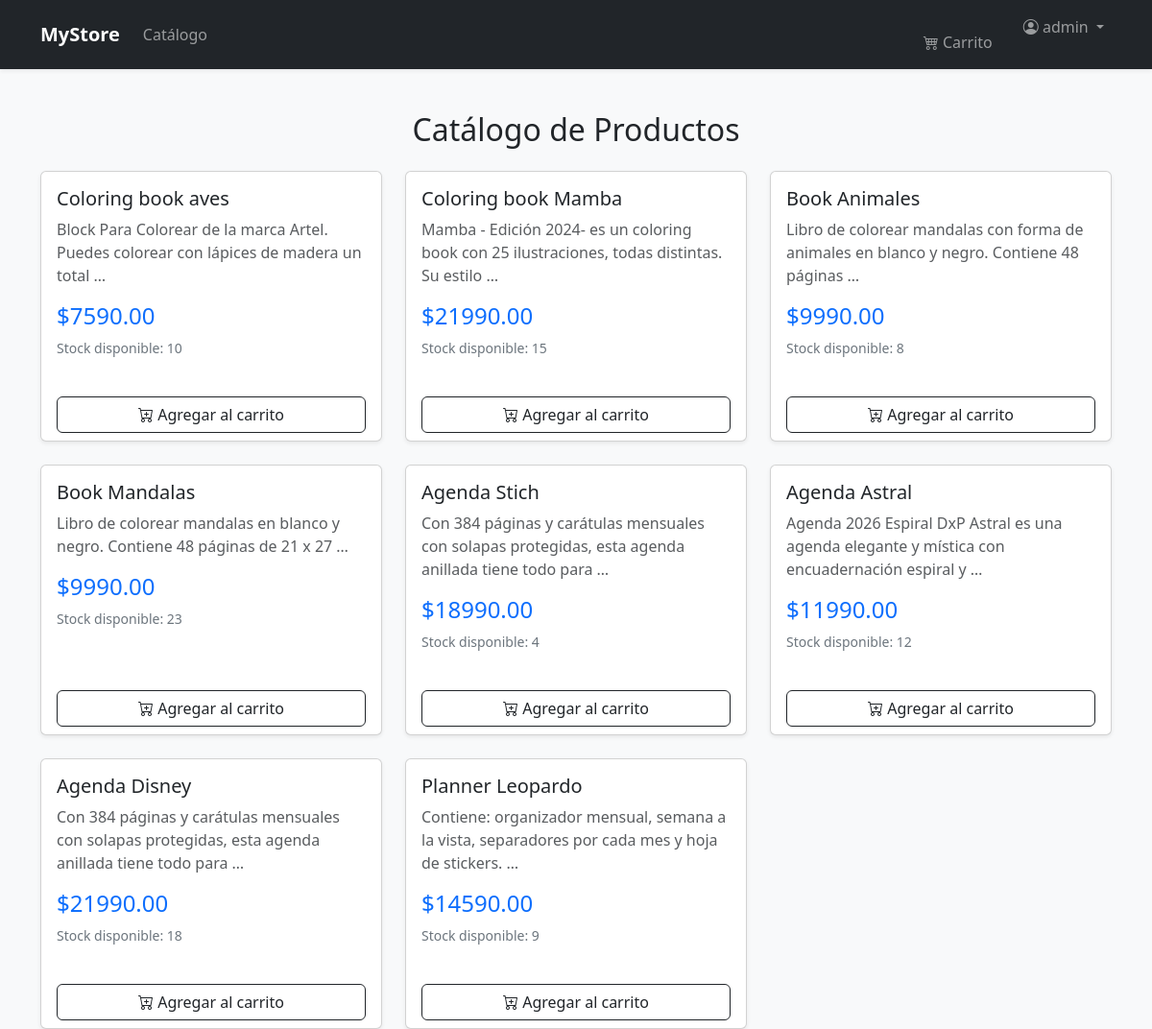
The app's page / (signed in) with its own data.
### tienda/models.py (models this page shows, shortened)
class Producto(models.Model):
    nombre = models.CharField(max_length=200)
    descripcion = models.TextField()
    precio = models.DecimalField(
        max_digits=10,
        decimal_places=2,
        validators=[MinValueValidator(0.01)] # Validación: Precio > 0
    )
    stock = models.IntegerField(
        validators=[MinValueValidator(0)] # Validación: Stock >= 0
    )

### tienda/views.py (the view)
# urls.py: path('', views.catalogo, name='catalogo'),
def catalogo(request):
    productos = Producto.objects.all() # Traemos todos los productos del ORM
    return render(request, 'tienda/catalogo.html', {'productos': productos})

### tienda/templates/tienda/catalogo.html
{% extends 'tienda/base.html' %} {% block content %}
<div class="row">
    <div class="col-12">
        <h2 class="my-4 text-center">Catálogo de Productos</h2>
    </div>
</div>
<div class="row row-cols-1 row-cols-md-3 g-4">
    {% for producto in productos %}
    <div class="col">
        <div class="card h-100 shadow-sm">
            <div class="card-body">
                <h5 class="card-title">{{ producto.nombre }}</h5>
                <p class="card-text text-muted">{{ producto.descripcion|truncatewords:15 }}</p>
                <h4 class="text-primary">${{ producto.precio }}</h4>
                <p class="small text-secondary">Stock disponible: {{ producto.stock }}</p>
            </div>
            <div class="card-footer bg-transparent border-top-0">
                <div class="d-grid">
                    <a href="{% url 'agregar_al_carrito' producto.id %}" class="btn btn-outline-dark">
                        <i class="bi bi-cart-plus"></i> Agregar al carrito
                    </a>
                </div>
            </div>
        </div>
    </div>
    {% empty %}
    <div class="col-12">
        <div class="alert alert-info text-center">
            No hay productos disponibles en este momento. Ingresa al <a href="{% url 'admin:index' %}">Panel de Administración</a> para agregar algunos.
        </div>
    </div>
    {% endfor %}
</div>
{% endblock %}

### tienda/templates/tienda/includes/navbar.html (shortened to what this page needs)
<nav class="navbar navbar-expand-lg navbar-dark bg-dark shadow-sm">
    <div class="container">
        <a class="navbar-brand" href="{% url 'catalogo' %}"><strong>MyStore</strong></a>
        <div class="collapse navbar-collapse" id="navbarNav">
            <ul class="navbar-nav me-auto">
                <li class="nav-item">
                    <a class="nav-link" href="{% url 'catalogo' %}">Catálogo</a>
                </li>
            </ul>
            <ul class="navbar-nav ms-auto">
                <li class="nav-item me-3">
                    <a class="nav-link" href="#">
                        <li class="nav-item me-3">
                            <a class="nav-link" href="{% url 'ver_carrito' %}">
                                <i class="bi bi-cart4"></i> Carrito
                            </a>
                        </li>
                    </a>
                </li>
                {% if user.is_authenticated %}
                    <li class="nav-item dropdown">
                        <a class="nav-link dropdown-toggle" href="#" id="userMenu" role="button" data-bs-toggle="dropdown">
                            <i class="bi bi-person-circle"></i> {{ user.username }}
                        </a>
                    </li>
                {% else %}
                    <li class="nav-item">
                        <a class="btn btn-outline-light btn-sm" href="{% url 'login' %}">Iniciar Sesión</a>
                    </li>
                {% endif %}
            </ul>
        </div>
    </div>
</nav>

### tienda/templates/tienda/base.html (style rules this page uses)
body { background-color: #f8f9fa; }
.navbar { margin-bottom: 20px; }

### records on screen
Producto: nombre "Coloring book aves", descripcion "Block Para Colorear de la marca Artel. Puedes colorear con lápices de madera un total …", precio "7590.00", stock "10"
Producto: nombre "Coloring book Mamba", descripcion "Mamba - Edición 2024- es un coloring book con 25 ilustraciones, todas distintas. Su estilo …", precio "21990.00", stock "15"
Producto: nombre "Book Animales", descripcion "Libro de colorear mandalas con forma de animales en blanco y negro. Contiene 48 páginas …", precio "9990.00", stock "8"
Producto: nombre "Book Mandalas", descripcion "Libro de colorear mandalas en blanco y negro. Contiene 48 páginas de 21 x 27 …", precio "9990.00", stock "23"
Producto: nombre "Agenda Stich", descripcion "Con 384 páginas y carátulas mensuales con solapas protegidas, esta agenda anillada tiene todo para …", precio "18990.00", stock "4"
Producto: nombre "Agenda Astral", descripcion "Agenda 2026 Espiral DxP Astral es una agenda elegante y mística con encuadernación espiral y …", precio "11990.00", stock "12"
Producto: nombre "Agenda Disney", descripcion "Con 384 páginas y carátulas mensuales con solapas protegidas, esta agenda anillada tiene todo para …", precio "21990.00", stock "18"
Producto: nombre "Planner Leopardo", descripcion "Contiene: organizador mensual, semana a la vista, separadores por cada mes y hoja de stickers. …", precio "14590.00", stock "9"

### other values on screen
{{ user.username }} "admin"
